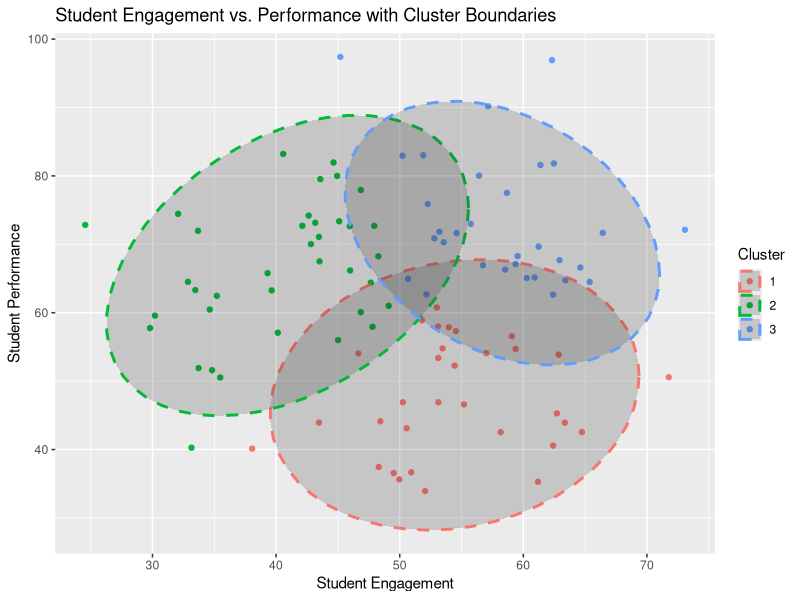

This figure's R source:
# Defining simulate_student_features to generate simulated student data
simulate_student_features <- function(n = 100) {
  set.seed(260923)
  
  # Generating student IDs
  student_ids <- seq(1, n)
  
  # Simulating student engagement and performance
  student_engagement <- rnorm(n, mean = 50, sd = 10)
  student_performance <- rnorm(n, mean = 60, sd = 15)
  
  # Creating a dataframe
  student_features <- data.frame(
    student_id = student_ids,
    student_engagement = student_engagement,
    student_performance = student_performance
  )
  return(student_features)
}

# Generate simulated data
student_features <- simulate_student_features(n = 100)

# Reducing dimensionality using PCA (Principal Component Analysis)
pca_result <- prcomp(student_features[, -1], scale. = TRUE)

# KMeans Clustering
kmeans_result <- kmeans(pca_result$x, centers = 3)

# Plotting result
library(ggplot2)
student_features$cluster <- as.factor(kmeans_result$cluster)

# Creating cluster boundaries
ggplot(student_features, aes(x = student_engagement, y = student_performance, color = cluster)) +
  geom_point() +
  stat_ellipse(aes(group = cluster), geom = "polygon", alpha = 0.2, linetype = "dashed", linewidth = 1) +
  labs(x = "Student Engagement", y = "Student Performance", color = "Cluster") +
  ggtitle("Student Engagement vs. Performance with Cluster Boundaries")


